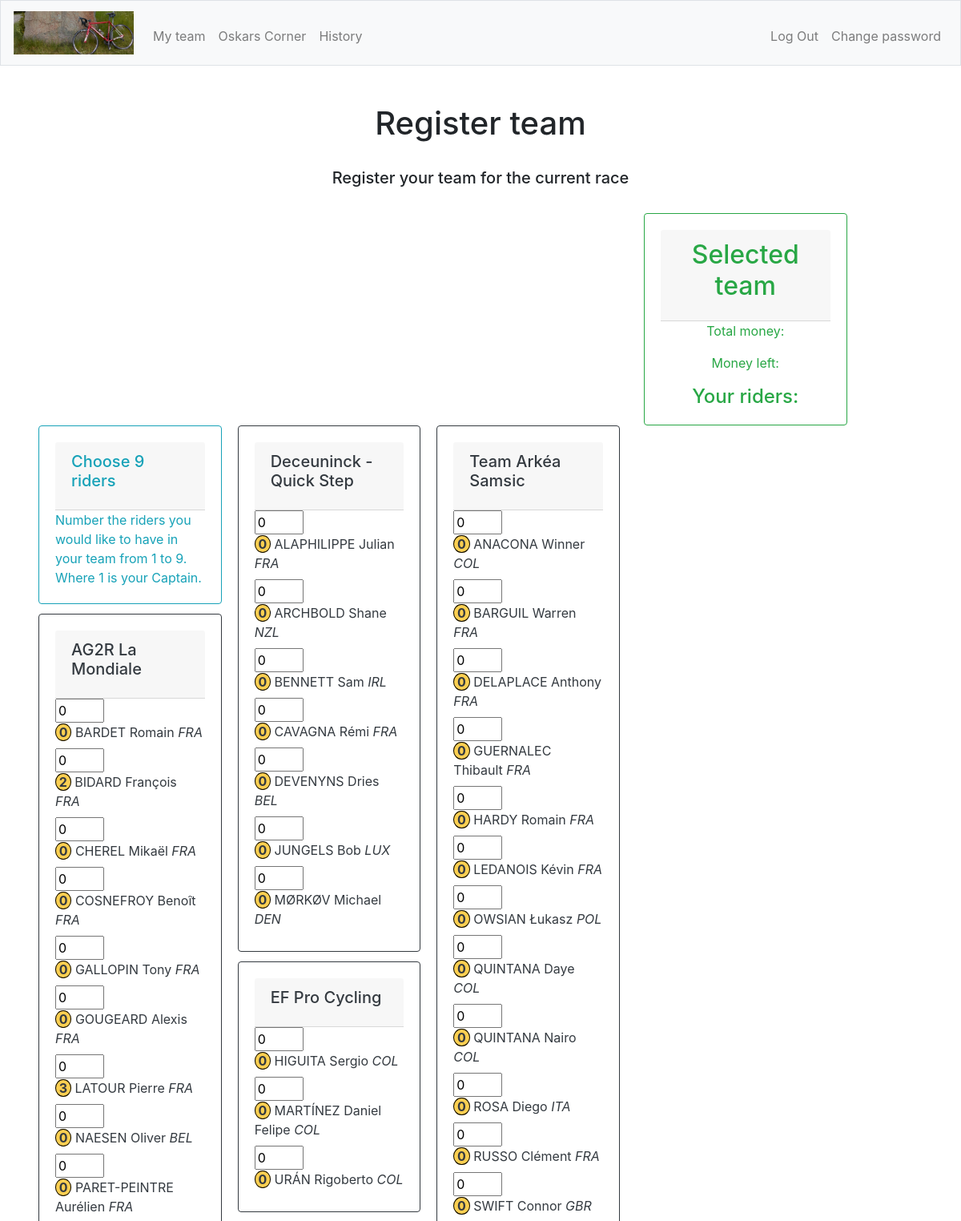
Screenshot of /regteam?activecomp=2 (signed in, upper part) with the database file from the repository.
### tables this page shows
CREATE TABLE "riders" (
	"id"	INTEGER NOT NULL UNIQUE,
	"comp_id"	INTEGER NOT NULL,
	"rider"	TEXT NOT NULL,
	"nationality"	TEXT NOT NULL,
	"rides_for"	TEXT NOT NULL,
	"price"	INTEGER NOT NULL DEFAULT 0,
	"DNF"	INTEGER NOT NULL DEFAULT 0,
	PRIMARY KEY("id" AUTOINCREMENT),
	FOREIGN KEY("comp_id") REFERENCES "competitions"("id")
);

### app.py (the view, shortened to what this page needs)
@app.route("/regteam", methods=["GET", "POST"])
@login_required
def regteam():
    if request.method == "GET":
        compid = request.args.get('activecomp', None)
        riders = db.execute("SELECT id, comp_id, rider, nationality, rides_for, price FROM riders WHERE comp_id = :compid Order by rides_for ASC, rider ASC", compid=compid)
        return render_template("regteam.html", riders=riders)

### app.py (called while the page is built)
@app.after_request
def after_request(response):
    response.headers["Cache-Control"] = "no-cache, no-store, must-revalidate"
    response.headers["Expires"] = 0
    response.headers["Pragma"] = "no-cache"
    return response

### helpers.py (called while the page is built)
def login_required(f):
    @wraps(f)
    def decorated_function(*args, **kwargs):
        if session.get("user_id") is None:
            return redirect("/login")
        return f(*args, **kwargs)
    return decorated_function

### templates/regteam.html (shortened to what this page needs)
{% extends "layout.html" %}
{% block main %}
    <div>
        <h1>Register team</h1>
        <br>
        <h5>Register your team for the current race</h5>
        <br>
        {% if riders %}
            {% set ns = namespace(last_team = "nothing") %}
            {% set ct = namespace(count = 0) %}
            <div class="row">
                <div class="col-sm-3 offset-sm-8 leaderbord">
                    <div class="card border-success">
                        <div class="card-body text-success">
                            <div class="card-header">
                                <h2 class="card-title">Selected team</h2>
                            </div>
                            <p class="card-text">Total money:</p>
                            <p class="card-text">Money left: </p>
                            <h4 class="card-text">Your riders: </h4>
                        </div>
                    </div>
                </div>
                <div class="col-sm-8">
            <form id="regteam" action="/regteam" method="post">
                <div class="card-columns">
            {% for rider in riders %}
                {% if ct.count == 0 %}
                    {% set ct.count = ct.count + 1 %}
                            <div class="card border-info">
                                <div class="card-body text-info">
                                    <div class="card-header">
                                        <h5 class="card-title">Choose 9 riders</h5>
                                    </div>
                                    <p class="card-text">Number the riders you would like to have in your team from 1 to 9. Where 1 is your Captain.</p>
                {% endif %}
                {% if rider.rides_for != ns.last_team %}
                    {% set ns.last_team = rider.rides_for %}
                                </div>
                            </div>
                            <div class="card border-dark">
                                <div class="card-body text-dark">
                                    <div class="card-header">
                                        <h5 class="card-title">{{ns.last_team}}</h5>
                                    </div>
                                    <div>
                                        <input type="number" id="{{rider.id}}" name="{{rider.id}}" value="0" min="0" max="9">
                                        <label for={{rider.id}}><b class="money"> {{rider.price}} </b> {{rider.rider}} <i>{{rider.nationality}}</i></label>
                                    </div>
                {% else %}
                                    <div>
                                        <input type="number" id="{{rider.id}}" name="{{rider.id}}" value="0" min="0" max="9">
                                        <label for={{rider.id}}><b class="money"> {{rider.price}} </b> {{rider.rider}} <i>{{rider.nationality}}</i></label>
                                    </div>
                {% endif %}
            {% endfor %}
                        </div>
                    </div>
                </div>
            </form>
        </div>
        </div>
        {% endif %}
    </div>
{% endblock %}

### static/styles.css (style rules this page uses)
.card-columns { display: inline-block; text-align: left; }
input[type="number"] { -moz-appearance: textfield; }
.leaderbord { position: fixed; }
@media screen and (max-width: 1380px) { .leaderbord { position: static; } }
.money { border-radius: 100%; background: #fccf51; border: solid 1px; border-color: black; white-space: pre; }

### rows the page displays
riders: shows "Choose 9 riders", last_team "AG2R La Mondiale", price "0", rider "BARDET Romain", nationality "FRA"
riders: price "2", rider "BIDARD François", nationality "FRA"
riders: price "0", rider "CHEREL Mikaël", nationality "FRA"
riders: price "0", rider "COSNEFROY Benoît", nationality "FRA"
riders: price "0", rider "GALLOPIN Tony", nationality "FRA"
riders: price "0", rider "GOUGEARD Alexis", nationality "FRA"
riders: price "3", rider "LATOUR Pierre", nationality "FRA"
riders: price "0", rider "NAESEN Oliver", nationality "BEL"
riders: price "0", rider "PARET-PEINTRE Aurélien", nationality "FRA"
riders: last_team "Deceuninck - Quick Step", price "0", rider "ALAPHILIPPE Julian", nationality "FRA"
riders: price "0", rider "ARCHBOLD Shane", nationality "NZL"
riders: price "0", rider "BENNETT Sam", nationality "IRL"
riders: price "0", rider "CAVAGNA Rémi", nationality "FRA"
riders: price "0", rider "DEVENYNS Dries", nationality "BEL"
riders: price "0", rider "JUNGELS Bob", nationality "LUX"
riders: price "0", rider "MØRKØV Michael", nationality "DEN"
riders: last_team "EF Pro Cycling", price "0", rider "HIGUITA Sergio", nationality "COL"
riders: price "0", rider "MARTÍNEZ Daniel Felipe", nationality "COL"
riders: price "0", rider "URÁN Rigoberto", nationality "COL"
riders: last_team "Team Arkéa Samsic", price "0", rider "ANACONA Winner", nationality "COL"
riders: price "0", rider "BARGUIL Warren", nationality "FRA"
riders: price "0", rider "DELAPLACE Anthony", nationality "FRA"
riders: price "0", rider "GUERNALEC Thibault", nationality "FRA"
riders: price "0", rider "HARDY Romain", nationality "FRA"
riders: price "0", rider "LEDANOIS Kévin", nationality "FRA"
riders: price "0", rider "OWSIAN Łukasz", nationality "POL"
riders: price "0", rider "QUINTANA Daye", nationality "COL"
riders: price "0", rider "QUINTANA Nairo", nationality "COL"
riders: price "0", rider "ROSA Diego", nationality "ITA"
riders: price "0", rider "RUSSO Clément", nationality "FRA"
riders: price "0", rider "SWIFT Connor", nationality "GBR"
